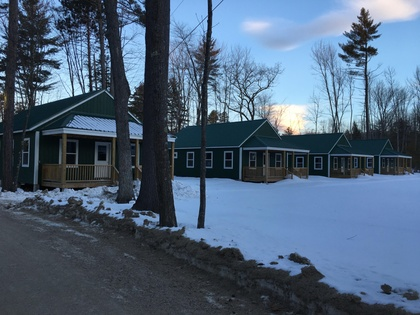
%> input picture matlab/data/cabin.jpg, 420 x 315 px, shrunk from 4032 x 3024 before the run
$ octave histSep.m   (GNU Octave 9; MATLAB toolbox functions it lacks are replaced by stand-ins)
%> lines starting %> are read from the running program, lines starting %| are printed output that depends on the picture
clc; clear; close all;

save_path = fullfile(cd, 'results');
if ~exist(save_path, 'dir')
    mkdir(save_path);
end

% read input image
input_filename = 'cabin.jpg';
input_img = imread(fullfile(cd, 'data', input_filename));
%> input_img is the input picture: size 315x420x3 uint8; mean R, G, B 78.4, 98.3, 120.7

if size(input_img, 3) == 1
    img = cat(3, input_img, input_img, input_img);
else
    img = input_img;
end

% before proceeding, assert that img has 3 channels
assert(size(img, 3) == 3, 'Incorrect number of channels in img.')

% convert to HSV
img_HSV = rgb2hsv(img);
%> img_HSV: size 315x420x3 double; mean H, S, V 0.576, 0.346, 0.475
img_H = img_HSV(:,:,1);
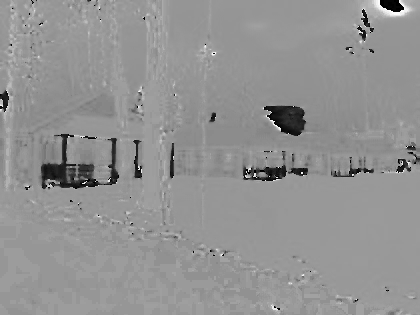
%> img_H: size 315x420 double; min 0, max 0.99, mean 0.576
img_S = img_HSV(:,:,2);
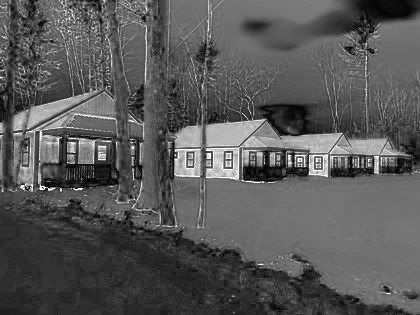
%> img_S: size 315x420 double; min 0, max 1, mean 0.346
img_V = img_HSV(:,:,3);
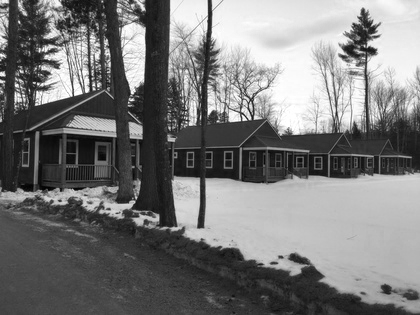
%> img_V: size 315x420 double; min 0.00392, max 1, mean 0.475

%V = medfilt2(V, [5 5]);

img_hist = imhist(img_V);
%> img_hist = 256 values, max 1837 at index 194, min 0 at index 1, mean 516.8

hist_cdf = img_hist;
%> hist_cdf has the same summary as img_hist
for i=2:size(hist_cdf)
    hist_cdf(i) = hist_cdf(i) + hist_cdf(i-1);
end
%> after the loop, hist_cdf = 256 values from 0 to 132300

num_bins = 2; % number of exposure brackets

bin_edges = prod(size(img_V))*linspace(0, 1, num_bins+1);
%> bin_edges = [0 66150 132300]
bins = discretize(hist_cdf, bin_edges);
%> bins = 256 values from 1 to 2

thr = zeros(1, num_bins+1);
for i=1:num_bins
    thr((i+1):end) = thr((i+1):end) + sum(bins==i);
end
%> after the loop, thr = [0 86 256]

thr = thr / thr(end);
%> thr = [0 0.336 1]

Vsep = ones(size(img_V,1), size(img_V,2), num_bins);
for bin=1:num_bins
    for c=1:size(img_V,2)
        for r=1:size(img_V,1)
            if (img_V(r,c) <= thr(bin))
                Vsep(r,c,bin) = thr(bin);
            elseif (img_V(r,c) > thr(bin)) && (img_V(r,c) <= thr(bin+1))
                Vsep(r,c,bin) = img_V(r,c);
            elseif (img_V(r,c) > thr(bin+1))
                Vsep(r,c,bin) = thr(bin+1);
            end
        end
    end
end

% clean or create directory for PNG output
png_path = fullfile(cd, 'exp_bracket_png');
if (exist(png_path, 'dir'))
    delete([png_path, '/*.png']);
else
    mkdir(png_path);
end

% clean or create directory for JPG output
jpg_path = fullfile(cd, 'exp_bracket_jpg');
if (exist(jpg_path, 'dir'))
    delete([jpg_path, '/*.jpg']);
else
    mkdir(jpg_path);
end

for bin=1:num_bins
    Vsep(:,:,bin) = (Vsep(:,:,bin) - min(min(Vsep(:,:,bin)))) / ...
        (max(max(Vsep(:,:,bin))) - min(min(Vsep(:,:,bin))));
    Vsep(:,:,bin) = adapthisteq(Vsep(:,:,bin));
    %Vsep(:,:,bin) = imsharpen(Vsep(:,:,bin));

    out_HSV = cat(3, img_H, img_S, Vsep(:,:,bin));
    out_RGB = hsv2rgb(out_HSV);

    %out_jpg_filename = [jpg_path, '/exp', num2str(bin), '.jpg'];
    out_png_filename = [png_path, '/exp', num2str(bin), '.png'];

    %fprintf('Writing file: %s \n', out_jpg_filename);
    %imwrite(out_RGB, out_jpg_filename);

    fprintf('Writing file: %s \n', out_png_filename);
    imwrite(out_RGB, out_png_filename);

    %figure; imshow(out_RGB);
end
%> this loop made 2 passes
%> pass 1, `out_RGB = hsv2rgb(out_HSV);`:
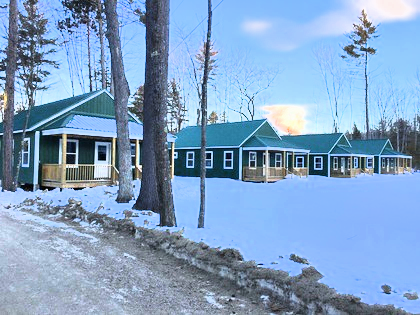
%> out_RGB: size 315x420x3 double; mean R, G, B 0.513, 0.637, 0.775

$ run again, with matlab/data/ChineseGarden.jpg copied over matlab/data/cabin.jpg
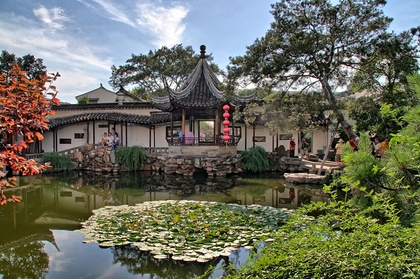
%> input picture matlab/data/ChineseGarden.jpg, 420 x 279 px, shrunk from 870 x 578 before the run
%> input_img is the input picture: size 279x420x3 uint8; mean R, G, B 106.6, 108.6, 94
%> img_HSV: size 279x420x3 double; mean H, S, V 0.304, 0.341, 0.467
%> `img_V = img_HSV(:,:,3);`:
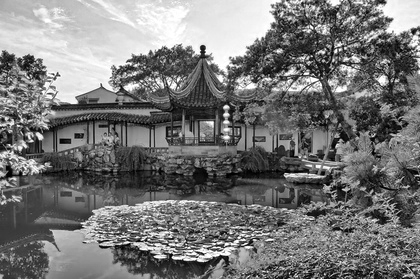
%> img_V: size 279x420 double; min 0, max 1, mean 0.467
%> img_hist = 256 values, max 893 at index 63, min 11 at index 1, mean 457.7
%> `hist_cdf = img_hist;`: hist_cdf has the same summary as img_hist
%> after the loop `for i=2:size(hist_cdf)`: hist_cdf = 256 values from 11 to 117180
%> bins = 256 values from 1 to 2
%> after the loop `for i=1:num_bins`: thr = [0 108 256]
%> `thr = thr / thr(end);`: thr = [0 0.422 1]
%> the loop `for bin=1:num_bins` made 2 passes
%> pass 1, `out_RGB = hsv2rgb(out_HSV);`:
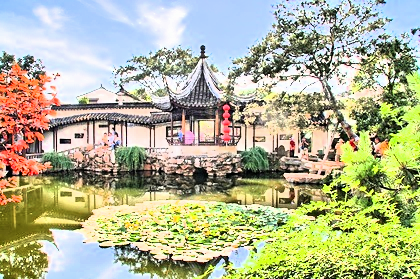
%> out_RGB: size 279x420x3 double; mean R, G, B 0.7, 0.707, 0.58

$ run again, with matlab/data/ChineseGarden1.jpg copied over matlab/data/cabin.jpg
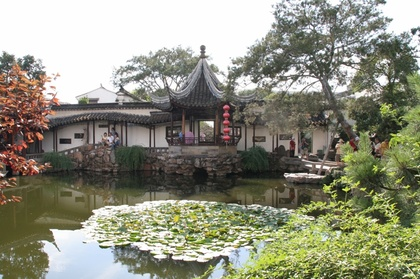
%> input picture matlab/data/ChineseGarden1.jpg, 420 x 279 px, shrunk from 870 x 578 before the run
%> input_img is the input picture: size 279x420x3 uint8; mean R, G, B 143.1, 143.3, 125.9
%> img_HSV: size 279x420x3 double; mean H, S, V 0.223, 0.196, 0.578
%> `img_V = img_HSV(:,:,3);`:
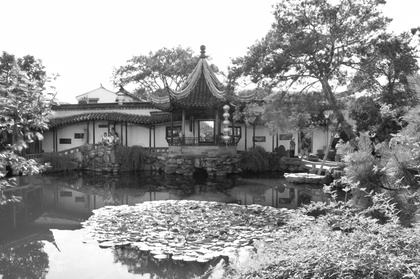
%> img_V: size 279x420 double; min 0.0471, max 1, mean 0.578
%> img_hist = 256 values, max 15721 at index 255, min 0 at index 1, mean 457.7
%> `hist_cdf = img_hist;`: hist_cdf has the same summary as img_hist
%> after the loop `for i=2:size(hist_cdf)`: hist_cdf = 256 values from 0 to 117180
%> bins = 256 values from 1 to 2
%> after the loop `for i=1:num_bins`: thr = [0 133 256]
%> `thr = thr / thr(end);`: thr = [0 0.52 1]
%> the loop `for bin=1:num_bins` made 2 passes
%> pass 1, `out_RGB = hsv2rgb(out_HSV);`:
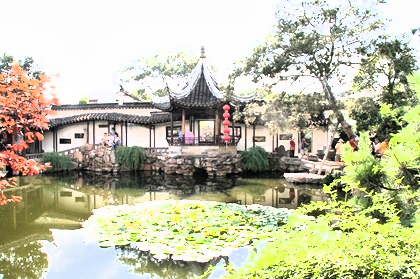
%> out_RGB: size 279x420x3 double; mean R, G, B 0.752, 0.751, 0.645

$ run again, with matlab/data/ChineseGarden2.jpg copied over matlab/data/cabin.jpg
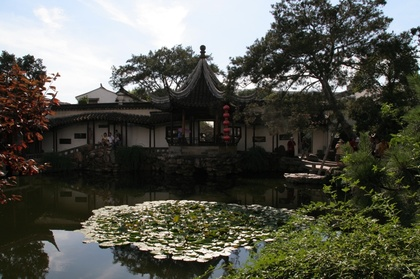
%> input picture matlab/data/ChineseGarden2.jpg, 420 x 279 px, shrunk from 870 x 578 before the run
%> input_img is the input picture: size 279x420x3 uint8; mean R, G, B 85.4, 86.4, 77.2
%> img_HSV: size 279x420x3 double; mean H, S, V 0.263, 0.301, 0.354
%> `img_V = img_HSV(:,:,3);`:
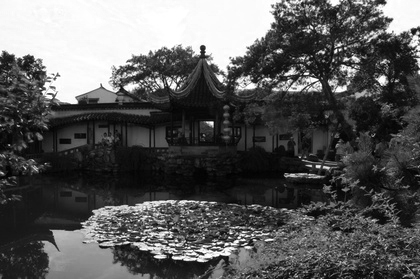
%> img_V: size 279x420 double; min 0, max 1, mean 0.354
%> img_hist = 256 values, max 4541 at index 252, min 1 at index 1, mean 457.7
%> `hist_cdf = img_hist;`: hist_cdf has the same summary as img_hist
%> after the loop `for i=2:size(hist_cdf)`: hist_cdf = 256 values from 1 to 117180
%> bins = 256 values from 1 to 2
%> after the loop `for i=1:num_bins`: thr = [0 53 256]
%> `thr = thr / thr(end);`: thr = [0 0.207 1]
%> the loop `for bin=1:num_bins` made 2 passes
%> pass 1, `out_RGB = hsv2rgb(out_HSV);`:
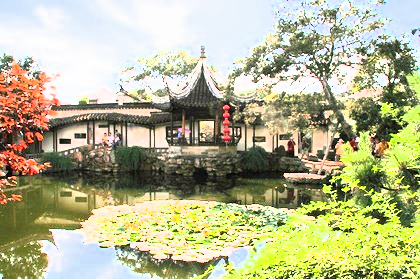
%> out_RGB: size 279x420x3 double; mean R, G, B 0.71, 0.711, 0.566
